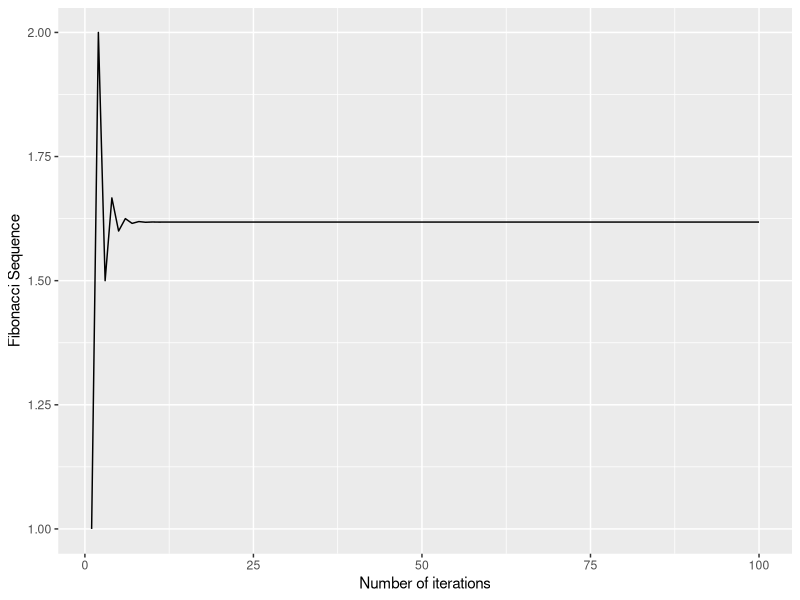

This chart was generated by the following R code:
## ---- chunk 1
knitr::opts_chunk$set(echo = TRUE)
## ---- chunk 2
Fib_for <- function(n){
  #start the sequence with 1 and 1
  fibseq <- c(1,1)
  rseq <- c(1)
  if (n>2){
    for (i in 3:(n+1)){
      fibseq[i] <- fibseq[i - 1] + fibseq[i - 2]
      rseq[i-1] <- fibseq[i]/fibseq[i-1]
    }
  }
  return(rseq)
}
## ---- chunk 3
Fib_while <- function(n){
  #start the sequence with 1 and 1
  fibseq <- c(1,1)
  rseq <- c(1)
  i<-3
  if (n>2){
    while (i<=(n+1)){
      fibseq[i] <- fibseq[i - 1] + fibseq[i - 2]
      rseq[i-1] <- fibseq[i]/fibseq[i-1]
      i <- i + 1
    }
  }
  return(rseq)
}
## ---- chunk 4
library(microbenchmark)
bench_for100 <- microbenchmark(Fib_for(100))
bench_while100 <- microbenchmark(Fib_while(100))

print(paste("The time for n=100 using the 'for' loop in seconds:",
            mean(bench_for100$time)/1e6, 
            "+/-", round(sd(bench_for100$time)/1e6,6), "seconds"))

print(paste("The time for n=100 using the 'while' loop in seconds:",
            mean(bench_while100$time)/1e6, 
            "+/-", round(sd(bench_while100$time)/1e6,6), "seconds"))


bench_for1000 <- microbenchmark(Fib_for(1000))
bench_while1000 <- microbenchmark(Fib_while(1000))

print(paste("The time for n=1000 using the 'for' loop in seconds:",
            mean(bench_for1000$time)/1e6, 
            "+/-", round(sd(bench_for1000$time)/1e6,6), "seconds"))

print(paste("The time for n=1000 using the 'while' loop in seconds:",
            mean(bench_while1000$time)/1e6, 
            "+/-", round(sd(bench_while1000$time)/1e6,6), "seconds"))
## ---- chunk 5
library(ggplot2)
fib100 <- Fib_for(100)
df <- data.frame(x = c(1:100), y = fib100)
ggplot(df, aes(x=x,y=y))+
  geom_line()+
  labs(x = "Number of iterations", y = "Fibonacci Sequence")
## ---- chunk 6
n <- c(1:1000)
FI <- (sqrt(5)+1)/2
left_part <- sapply(n, function(x){FI^(x+1)})
right_part <- sapply(n, function(x){FI^x+FI^(x-1)})

left_part == right_part
all.equal(left_part, right_part)
## ---- chunk 7
roll <- sample(1:6, 2, replace = TRUE)
x <- sum(roll)
print(paste("You roll: ", x))
if (x==7|x==11){
  print("You won the game of craps!")
}else{
  print("Keep rolling the dice")
  repeat{
    roll <- sample(1:6, 2, replace = TRUE)
    x_temp <- sum(roll)
    print(paste("You roll: ", x_temp))
    if (x==x_temp){
      print("You won the game of craps!")
      break
    }else if (x_temp==7|x_temp==11){
      print("You lost the game of craps!")
      break
    }else{
      print("Keep rolling the dice")
    }
  }
}
## ---- chunk 8
foobar0 <- function(x,z){
  if (sum(x >= .001) < 1) {
    stop("step 1 requires 1 observation(s) with value >= .001")
  }
  fit <- lm(x ~ z)
  r <- fit$residuals
  x <- sin(r) + .01
  if (sum(x >= .002) < 2) {
    stop("step 2 requires 2 observation(s) with value >= .002")
  }
  fit <- lm(x ~ z)
  r <- fit$residuals
  x <- 2 * sin(r) + .02
  if (sum(x >= .003) < 3) {
    stop("step 3 requires 3 observation(s) with value >= .003")
  }
  fit <- lm(x ~ z)
  r <- fit$residuals
  x <- 3 * sin(r) + .03
  if (sum(x >= .004) < 4) {
    stop("step 4 requires 4 observation(s) with value >= .004")
  }
  fit <- lm(x ~ z)
  r <- fit$residuals
  x <- 4 * sin(r) + .04
  return(x)
}
## ---- chunk 9
set.seed(1)
x <- rnorm(100)
z <- rnorm(100)
foobar0_result <- foobar0(x,z)
## ---- chunk 10
input <- function(x,threshold,step){
  if (sum(x >= threshold) < step) {
    paste("step", step, "requires", step, "observation(s) with value >= ", threshold)
  }
}
## ---- chunk 11
computation <- function(x,z,mul,add){
  fit <- lm(x ~ z)
  r <- fit$residuals
  x <- mul * sin(r) + add
  return(x)
}
## ---- chunk 12
foobar <- function(x,z){
  input(x,0.001,1)
  x <- computation(x,z,1,0.01)
  
  input(x,0.002,2)
  x <- computation(x,z,2,0.02)
  
  input(x,0.003,3)
  x <- computation(x,z,3,0.03)
  
  input(x,0.004,4)
  x <- computation(x,z,4,0.04)
  return(x)
}
## ---- chunk 13
set.seed(1)
x <- rnorm(100)
z <- rnorm(100)
foobar_result <- foobar(x,z)
## ---- chunk 14
all.equal(foobar0_result,foobar_result)
